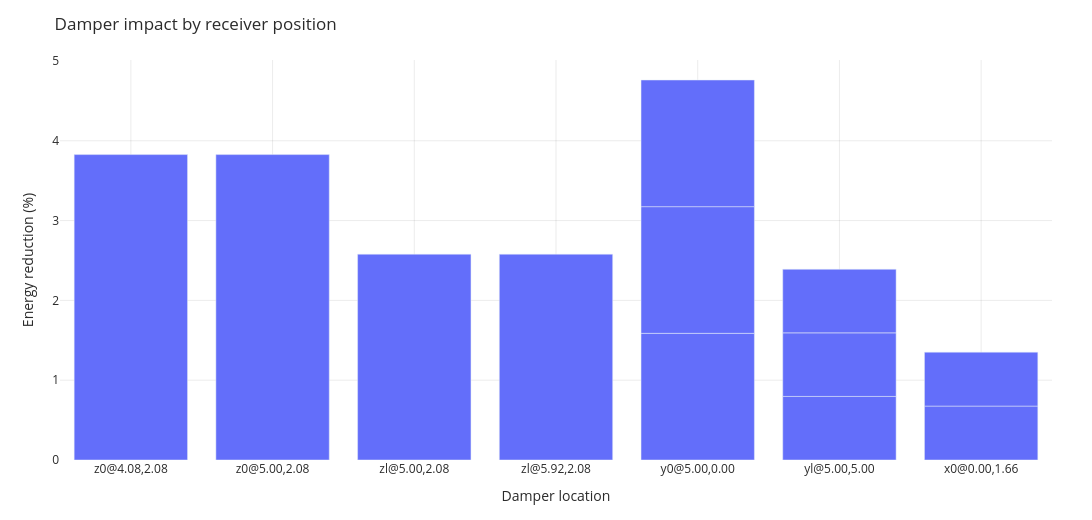

Notebook source saved alongside this figure:
### Markdown cell above
## Damper placement study (objective: find effective locations)
Absorbers at first-reflection points are meant to cut *early* reflections, so candidates are ranked by the reduction of early energy (first 50 ms after the direct sound, the D50 window) at the listener. A short, lower-order model is enough for that window and keeps the sweep fast.

### Code cell
def damper_grid_for_wall(wall: str, room_size, count_u=11, count_v=6, margin=0.4):
    lx, ly, lz = room_size
    wall = wall.lower()
    if wall in ('x0', 'xl'):
        x = 0.0 if wall == 'x0' else lx
        ys = np.linspace(margin, ly - margin, count_u)
        zs = np.linspace(margin, lz - margin, count_v)
        return [np.array([x, y, z]) for y in ys for z in zs]
    if wall in ('y0', 'yl'):
        y = 0.0 if wall == 'y0' else ly
        xs = np.linspace(margin, lx - margin, count_u)
        zs = np.linspace(margin, lz - margin, count_v)
        return [np.array([x, y, z]) for x in xs for z in zs]
    z = 0.0 if wall == 'z0' else lz
    xs = np.linspace(margin, lx - margin, count_u)
    ys = np.linspace(margin, ly - margin, count_v)
    return [np.array([x, y, z]) for x in xs for y in ys]

candidate_walls = ['x0', 'xl', 'y0', 'yl', 'z0', 'zl']
candidate_dampers = []
for wall in tqdm(candidate_walls, desc="Damper grid"):
    for center in damper_grid_for_wall(wall, config.room_size):
        candidate_dampers.append(
            WallDamper(wall=wall, center=center, radius=0.6, absorption=0.6)
        )

receiver_positions = {'listener': receiver_position}
direct_delay = np.linalg.norm(receiver_position - source_position) / config.c
early_config = replace(ir_config, duration=direct_delay + 0.05, reflection_order=20)
early_simulation = WaveSimulation(room=room, source=source, config=early_config)
effects = damper_effects(early_simulation, receiver_positions, candidate_dampers, progress=True)
effects_sorted = sorted(effects, key=lambda e: e.energy_reduction_pct, reverse=True)
top_effects = effects_sorted[:12]

summary_path = run_dir / 'damper_effects_summary.csv'
with summary_path.open('w', newline='') as handle:
    writer = csv.writer(handle)
    writer.writerow([
        'wall', 'center_x', 'center_y', 'center_z', 'radius', 'absorption',
        'energy_reduction_pct', 'energy_reduction_db'
    ])
    for effect in tqdm(effects_sorted, desc="Writing damper CSV"):
        center = effect.damper.center
        writer.writerow([
            effect.damper.wall,
            f'{center[0]:.3f}',
            f'{center[1]:.3f}',
            f'{center[2]:.3f}',
            f'{effect.damper.radius:.3f}',
            f'{effect.damper.absorption:.3f}',
            f'{effect.energy_reduction_pct:.3f}',
            f'{effect.energy_reduction_db:.3f}',
        ])

rows = [
    '| Rank | Wall | Center (x, y, z) m | Energy reduction (%) |',
    '|---:|:---:|:---|---:|',
]
for idx, effect in enumerate(tqdm(top_effects, desc="Top dampers"), start=1):
    center = effect.damper.center
    rows.append(
        f'| {idx} | {effect.damper.wall} | ({center[0]:.2f}, {center[1]:.2f}, {center[2]:.2f}) | {effect.energy_reduction_pct:.2f} |'
    )
from IPython.display import Markdown, display
display(Markdown('\n'.join(rows)))

effects_fig = make_damper_effects_figure(top_effects, background='white', axis_color='rgba(20,20,20,0.9)', grid_color='rgba(0,0,0,0.08)')
effects_fig.update_layout(height=520, width=1200, margin=dict(l=60, r=40, t=60, b=60))
effects_fig.show()
try:
    effects_fig.write_image(run_dir / 'damper_effects_top.png')
except Exception as exc:
    print(f'PNG export skipped: {exc}')

def _damper_folder_name(effect):
    center = effect.damper.center
    return '_'.join([
        f"wall{effect.damper.wall}",
        f"x{_format_tag(center[0])}",
        f"y{_format_tag(center[1])}",
        f"z{_format_tag(center[2])}",
        f"r{_format_tag(effect.damper.radius)}",
        f"abs{_format_tag(effect.damper.absorption)}",
    ])

for effect in tqdm(top_effects, desc="Damper comparisons"):
    sim_dir = run_dir / _damper_folder_name(effect)
    comparison_fig = make_impulse_response_comparison_figure(
        early_simulation, receiver_position, effect.damper,
        background='white', axis_color='rgba(20,20,20,0.9)', grid_color='rgba(0,0,0,0.08)'
    )
    comparison_fig.update_layout(height=520, width=1200, margin=dict(l=60, r=40, t=60, b=60))
    try:
        sim_dir.mkdir(exist_ok=True)
        comparison_fig.write_image(sim_dir / 'impulse_response_comparison.png')
    except Exception as exc:
        print(f'PNG export skipped: {exc}')
        try:
            if sim_dir.exists() and not any(sim_dir.iterdir()):
                sim_dir.rmdir()
        except Exception:
            pass

### Figure 1 — Plotly figure (JSON) as saved in the notebook; plotly's stock layout.template omitted (floating-point values rounded to 4 significant figures)
{"data": [{"name": "listener", "type": "bar", "x": ["z0@4.08,2.08", "z0@5.00,2.08", "zl@5.00,2.08", "zl@5.92,2.08", "y0@5.00,0.00", "y0@5.00,0.00", "y0@5.00,0.00", "yl@5.00,5.00", "yl@5.00,5.00", "yl@5.00,5.00", "x0@0.00,1.66", "x0@0.00,1.66"], "y": [3.827, 3.827, 2.579, 2.579, 1.587, 1.587, 1.587, 0.7966, 0.7966, 0.7966, 0.6758, 0.6758]}], "layout": {"font": {"color": "rgba(20,20,20,0.9)"}, "height": 520, "legend": {"orientation": "h", "x": 0.5, "xanchor": "center", "y": -0.2, "yanchor": "bottom"}, "margin": {"b": 60, "l": 60, "r": 40, "t": 60}, "paper_bgcolor": "white", "plot_bgcolor": "white", "title": {"text": "Damper impact by receiver position"}, "width": 1200, "xaxis": {"color": "rgba(20,20,20,0.9)", "gridcolor": "rgba(0,0,0,0.08)", "showgrid": true, "title": {"text": "Damper location"}}, "yaxis": {"color": "rgba(20,20,20,0.9)", "gridcolor": "rgba(0,0,0,0.08)", "showgrid": true, "title": {"text": "Energy reduction (%)"}}}}
